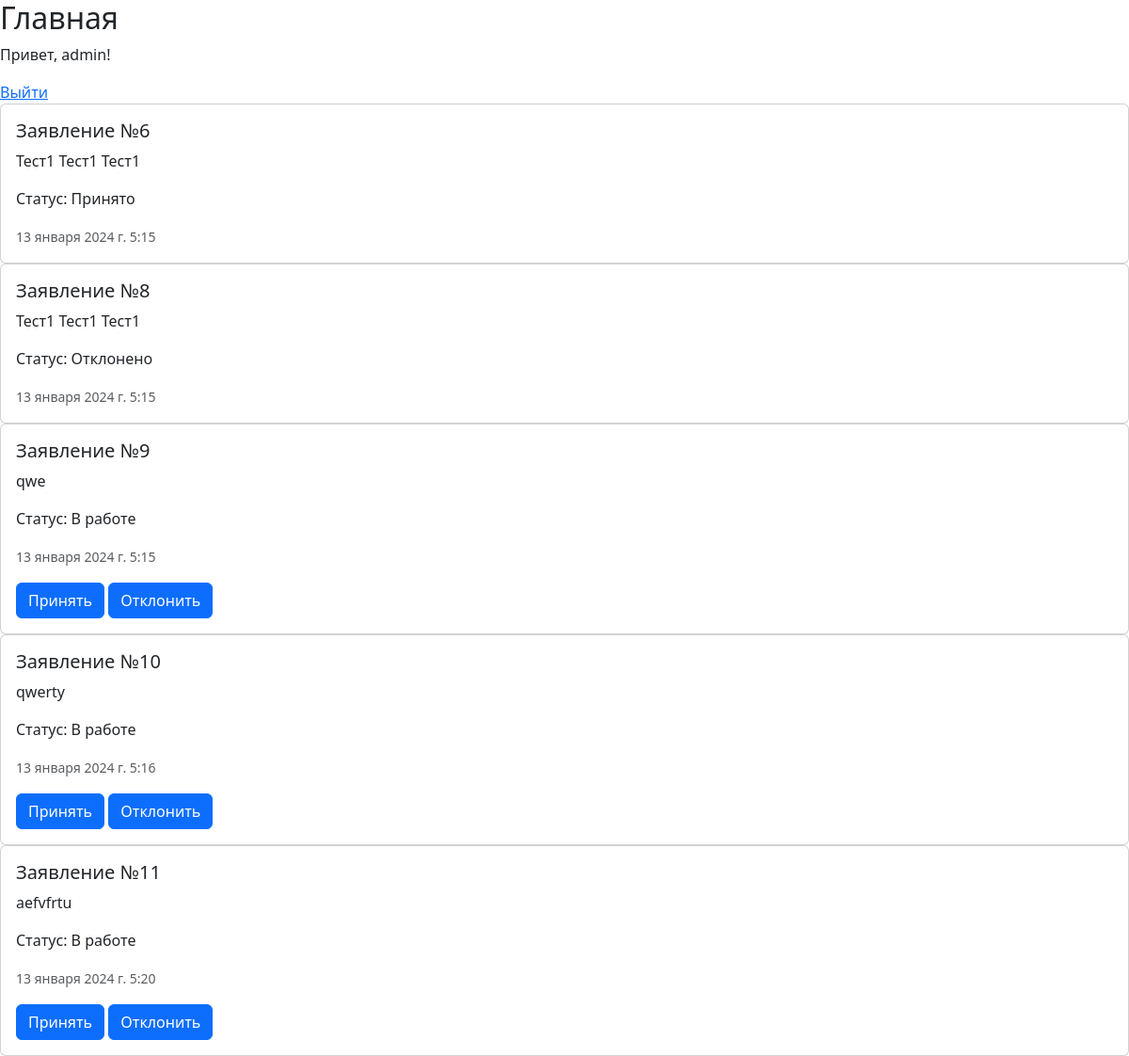
The page / (signed in) on the database its author committed.
### app/models.py (models this page shows)
class User(AbstractUser):
    name = models.CharField(max_length=255)
    phone = models.CharField(max_length=20)

class Post(models.Model):
    plate = models.CharField(max_length=9)
    description = models.TextField()
    user = models.ForeignKey("User", on_delete=models.CASCADE, related_name="posts")
    timestamp = models.DateTimeField(auto_now_add=True)
    status = models.CharField(max_length=255, default="В работе")

### app/views.py (the view)
# urls.py: path("", views.index_view, name="index"),
@login_required
def index_view(request):
    if request.method == "GET":
        if request.user.is_superuser:
            posts = Post.objects.all().order_by("timestamp")
        else:
            posts = Post.objects.filter(user=request.user)
        return render(request, "index.html", context={
            "posts": posts
        })

### app/templates/index.html (shortened to what this page needs)
{% extends "base.html" %}
{% load static %}
{% block body %}
{% for post in posts %}
    <div class="card">
        <div class="card-body">
            <h5 class="card-title">Заявление №{{ post.id }}{% if request.user.superuser %} от {{ post.user.name }} {% endif %}</h5>
            <p class="card-text">{{ post.description }}</p>
            <p class="card-text">Статус: {{ post.status }}</p>
            <p class="card-text"><small class="text-body-secondary">{{ post.timestamp }}</small></p>
            {% if request.user.is_superuser and post.status == "В работе" %}
                <form method="post" action="change_post_status_form">
                    <button type="submit" name="status" value="Принято" class="btn btn-primary">Принять</button>
                    <button type="submit" name="status" value="Отклонено" class="btn btn-primary">Отклонить</button>
                </form>
            {% endif %}
        </div>
  </div>
{% endfor %}
{% endblock %}

### app/templates/base.html (shortened to what this page needs)
{% load static %}
<!DOCTYPE html>
<html lang="en">
    <head>
        <link href="{% static 'styles.css' %}" rel="stylesheet">
        <link href="{% static 'bootstrap-5.3.2-dist/css/bootstrap.min.css' %}" rel="stylesheet">
    </head>
    <body>
        <header>
            <h2>Главная</h2>
            {% if user.is_authenticated %}
                <p>Привет, {{ user.username }}!</p>
                <a href="{% url 'logout' %}">Выйти</a>
            {% else %}
                <p>Привет, гость!</p>
                <a href="{% url 'login' %}">Войти</a> |
                <a href="{% url 'register' %}">Зарегистрироваться</a>
            {% endif %}
        </header>
        {% block body %}{% endblock %}
    </body>
</html>

### rows shown on the page
User: username "admin"
Post: id "6", description "Тест1 Тест1 Тест1", status "Принято", timestamp "13 января 2024 г. 5:15"
Post: id "8", description "Тест1 Тест1 Тест1", status "Отклонено", timestamp "13 января 2024 г. 5:15"
Post: id "9", description "qwe", status "В работе", timestamp "13 января 2024 г. 5:15"
Post: id "10", description "qwerty", status "В работе", timestamp "13 января 2024 г. 5:16"
Post: id "11", description "aefvfrtu", status "В работе", timestamp "13 января 2024 г. 5:20"
